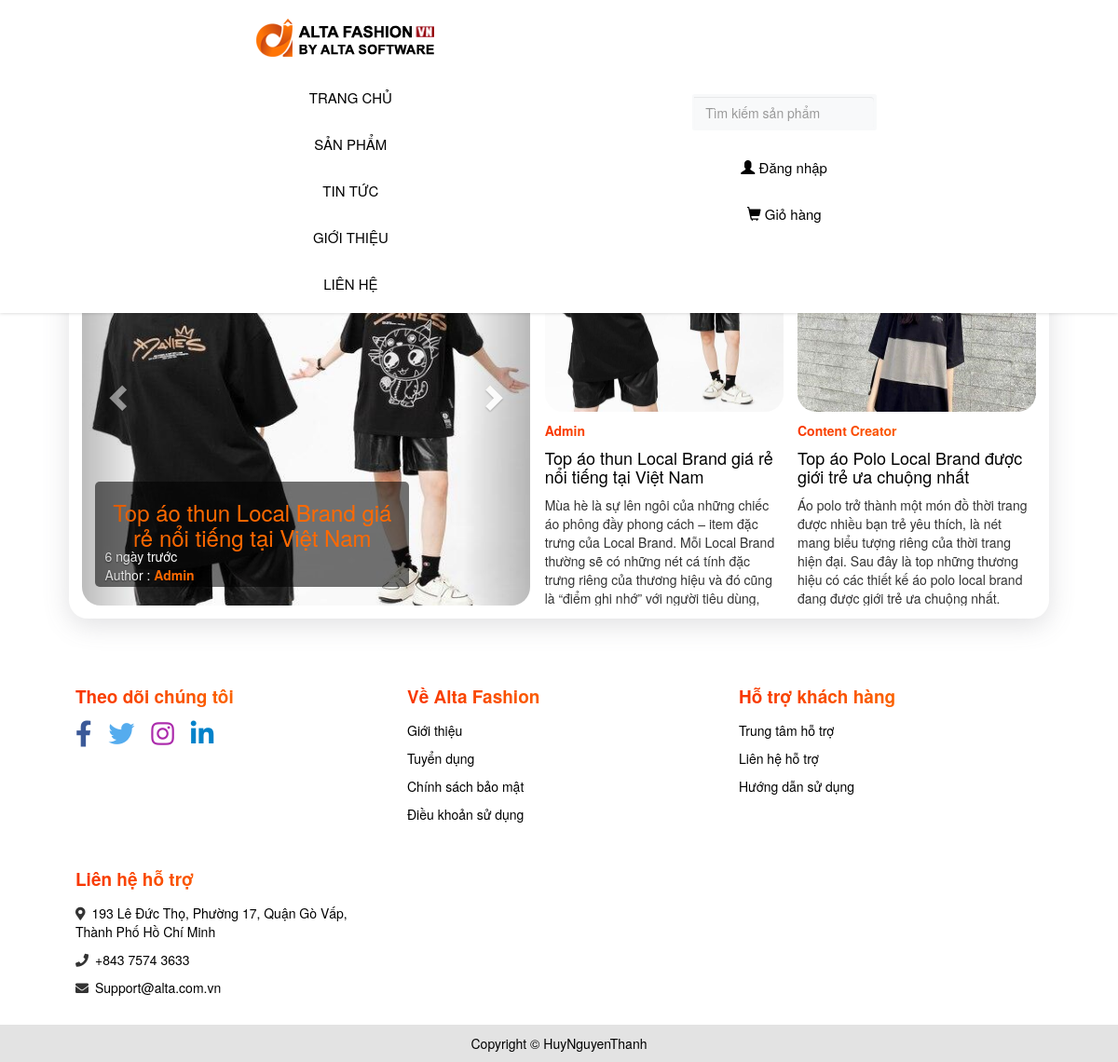
The page /?thamso=bai_viet on the database as committed earlier.
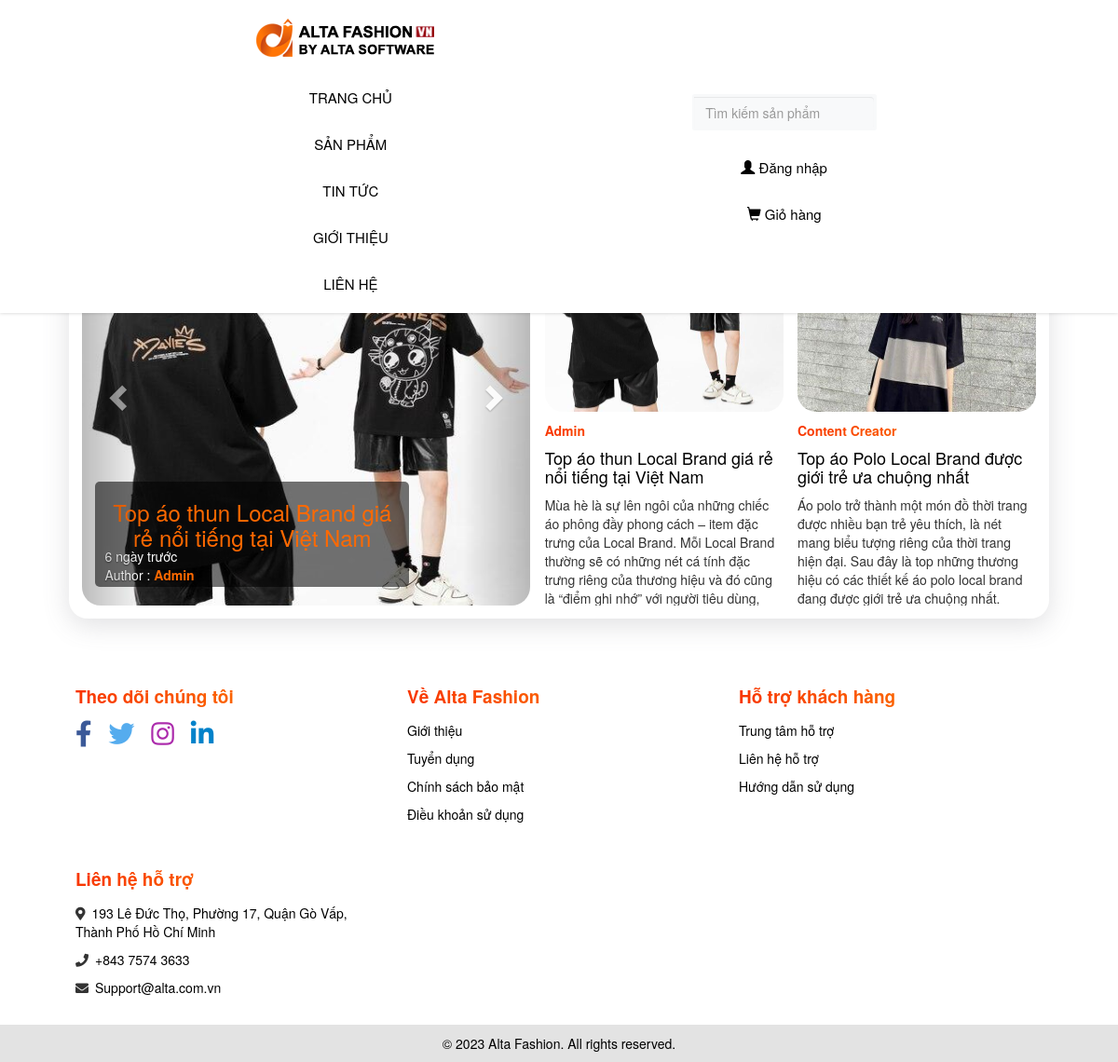
The same page on the database as committed later.
### tables this page shows
CREATE TABLE `menu_ngang` (
  `id` int(11) NOT NULL,
  `ten` varchar(256) NOT NULL,
  `noi_dung` mediumtext NOT NULL,
  `loai_menu` varchar(256) NOT NULL
);

CREATE TABLE `bai_viet` (
  `id` int(11) NOT NULL,
  `tieu_de` longtext NOT NULL,
  `anh` varchar(256) NOT NULL,
  `noi_dung` longtext NOT NULL,
  `tac_gia` varchar(500) NOT NULL,
  `lien_ket` varchar(500) NOT NULL,
  `time` timestamp NOT NULL DEFAULT current_timestamp() ON UPDATE current_timestamp()
);

CREATE TABLE `footer` (
  `id` int(11) NOT NULL,
  `html` mediumtext NOT NULL
);

### chuc_nang/bai_viet/slideshow_bai_viet.php (the view, shortened to what this page needs)
<div id="myCarousel" class="carousel slide" data-ride="carousel">
    <?php
    $tv = "SELECT * FROM bai_viet";
    $tv_1 = mysqli_query($conn, $tv);
?>
  <div class="carousel-inner">
    <?php
    $index = 0;
    while ($tv_2 = mysqli_fetch_array($tv_1)) {
      $active = $index == 0 ? "active" : "";
      $link_menu = "?thamso=xuat_bai_viet&id=".$tv_2['id'];
      echo '<a href="'.$link_menu.'">';
      echo '<div class="item ' . $active . '">';
      echo '<img src="hinh_anh/bai_viet/'.$tv_2['anh'].'" alt="' . $tv_2["tieu_de"] . '" style="width:100%;">';
      echo '<div class="carousel-caption d-none d-md-block">';
      echo '<h3 class="animated">' . $tv_2["tieu_de"] . '</h3>';
      echo '<div class="time_post">';
        include('time_post.php');
      echo '</div>';
        echo '<div class="author_left">';
          echo 'Author : <b><span style="color:rgba(255,105,0,1);">'.$tv_2["tac_gia"].'</span></b>';
        echo '</div>';
      echo '</a>';
      echo '</div>';
  echo '</div>';
      $index++;
    }
    ?>
  <a class="left carousel-control" href="#myCarousel" data-slide="prev">
    <span class="glyphicon glyphicon-chevron-left"></span>
  </a>
  <a class="right carousel-control" href="#myCarousel" data-slide="next">
    <span class="glyphicon glyphicon-chevron-right"></span>
  </a>

### index.php (shortened to what this page needs)
<?php
    include("ket_noi.php");
?>
<html>
	<head>
		<link rel="stylesheet" type="text/css" href="giao_dien/giao_dien.css">
		<link rel="stylesheet" type="text/css" href="css/bootstrap.min.css">
		<link rel="stylesheet" href="https://cdnjs.cloudflare.com/ajax/libs/font-awesome/5.15.4/css/all.min.css" />
		<link rel="stylesheet" href="https://maxcdn.bootstrapcdn.com/bootstrap/3.4.1/css/bootstrap.min.css">
	</head>
	<body>
		<center>
		<div style="width:100%">
				<?php
					include("chuc_nang/menu_ngang/menu_ngang.php");
					?>
			</div>
			<?php
					echo'<div style="width:90%;margin-top:55px">';
					?>
					<?php
						include("chuc_nang/dieu_huong.php");
					?>
				<div style="width:100%">
					<?php
						include("chuc_nang/footer/footer.php");
					?>
			</div>
		</center>
	</body>
</html>

### chuc_nang/menu_ngang/menu_ngang.php (shortened to what this page needs)
<?php
    $tv="select id,ten,loai_menu from menu_ngang order by id";
    $tv_1=mysqli_query($conn,$tv);
    echo '<nav class="navbar navbar-fixed-top">
				<ul class="nav navbar-nav navbar-left">
					<li style="margin-right:1em"><a href="index.php" class="active"><img src="hinh_anh/logo/logo.png" class="logo"></a></li>
					<li><a href="index.php">TRANG CHỦ</a></li>';
					while($tv_2=mysqli_fetch_array($tv_1))
					{
						if($tv_2['loai_menu']==""){$link_menu="?thamso=xuat_mot_tin&id=".$tv_2['id'];}
						if($tv_2['loai_menu']=="tin_tuc"){$link_menu="?thamso=bai_viet";}
						if($tv_2['loai_menu']=="san_pham"){$link_menu="?thamso=xuat_san_pham_2";}
						echo "<li class='nav-item'><a href='$link_menu'>";
							echo $tv_2['ten'];
						echo "</a></li>";
					}
		echo '</ul>';
		echo'<ul class="nav navbar-nav navbar-right">
		<li style="margin-top:9px;">';
		include('chuc_nang/tim_kiem/vung_tim_kiem.php');
		echo '</li>
					<li>';
						if(isset($_SESSION['xac_dinh_dang_nhap']))
							{
								echo '<a href="?thamso=profile"><span class="glyphicon glyphicon-user"></span>';
								echo ' Hi, <span style="background: #fe8c00;
								background: -webkit-linear-gradient(to right, #f83600, #fe8c00);
								background: linear-gradient(to right, #f83600, #fe8c00);
								-webkit-background-clip: text  !important;
								-webkit-text-fill-color: transparent !important;font-weight:bold;">'.ucfirst($_SESSION['ky_danh']).'</span>';
								echo '</a>';
							}
							else
							{
								echo '<a href="?thamso=dang_nhap"><span class="glyphicon glyphicon-user"></span>';
								echo ' Đăng nhập';
								echo '</a>';
							}
					echo '</li>
					<li>';
							if(isset($_SESSION['xac_dinh_dang_nhap']))
							{
								echo '<a href="?thamso=profile&dieu_huong=gio_hang">';
								echo '<span class="glyphicon glyphicon-shopping-cart"></span>';
								echo ' Giỏ hàng</a>';
							}
							else
							{
								echo '<a href="?thamso=gio_hang">';
								echo '<span class="glyphicon glyphicon-shopping-cart"></span>';
								echo ' Giỏ hàng</a>';
							}
					echo '</a></li>
			</ul>
    </nav>';
?>

### chuc_nang/tim_kiem/vung_tim_kiem.php (shortened to what this page needs)
<form>
<div class="p-1 bg-light rounded rounded-pill shadow-sm mb-4">
            <div class="input-group">
              <input type="search"name="tu_khoa" placeholder="Tìm kiếm sản phẩm" aria-describedby="button-addon1" class="form-control border-0 bg-light">
            </div>
</div>
</form>

### chuc_nang/dieu_huong.php (shortened to what this page needs)
<?php
	if(isset($_GET['thamso']))
	{$tham_so=$_GET['thamso'];
		if($tham_so=='profile'||$tham_so=='bai_viet'||$tham_so=='xuat_bai_viet')
		{
			echo '<div style="margin-top:95px;">';
		}
		else
		{
			echo '<div style="margin-top:95px;">';
			echo '<div class="khung">';
		}
	}
	else{$tham_so="";
	}
	switch($tham_so)
	{
		case "bai_viet":
			include("chuc_nang/bai_viet/tat_ca_bai_viet.php");
		break;
	}
?>

### chuc_nang/bai_viet/tat_ca_bai_viet.php (shortened to what this page needs)
<div class="khung">
<h2>BÀI VIẾT SẢN PHẨM</h2>
<br>
<div class="wrapper">
  <?php
        echo '<div class="main-article">';
            include('slideshow_bai_viet.php');
        $tv="select * from bai_viet order by id limit 2";
        $tv_1=mysqli_query($conn, $tv);
        while ($tv_2 = mysqli_fetch_array($tv_1)) {
        $link_menu = "?thamso=xuat_bai_viet&id=".$tv_2['id'];
        $tieu_de=$tv_2['tieu_de'];
        $tac_gia=$tv_2['tac_gia'];
        echo '<div class="article">';
        echo '<div class="author_right">';
        echo $tac_gia;
        echo '</div>';
        echo "<div class='tieu_de'>";
        echo '<a href="'.$link_menu.'">';
        echo "<h4>$tieu_de</h4>";
        echo "</div>";
        echo "</a><div class='noi_dung'>";
        $noi_dung = $tv_2['noi_dung'];
        $noi_dung = mb_substr($noi_dung, 0, 270) . "...";
        echo $noi_dung;
        echo '</div></div>';
    }
  ?>

### chuc_nang/bai_viet/time_post.php (shortened to what this page needs)
<?php
    $timestamp = strtotime($tv_2['time']);
    $current_time = time();
    $time_diff = $current_time - $timestamp;
    if ($time_diff < 60) {
      echo 'Vừa xong';
    } elseif ($time_diff < 3600) {
      $minutes_ago = floor($time_diff / 60);
      echo $minutes_ago . ' phút trước';
    } elseif ($time_diff < 86400) {
      $hours_ago = floor($time_diff / 3600);
      echo $hours_ago . ' giờ trước';
    } else {
      $days_ago = floor($time_diff / 86400);
      echo $days_ago . ' ngày trước';
    }
?>

### chuc_nang/footer/footer.php (shortened to what this page needs)
<div class="footer-container">
  <div class="footer-top">
    <div class="container">
      <div class="row">
      <div class="col-md-4 col-sm-6 col-xs-12 footer-col">
          <div class="footer-col-inner">
            <h3>Theo dõi chúng tôi</h3>
            <ul>
              <li class="social"><a href="#"><i class="fab fa-facebook-f fa-2x" style="color: #3b5998;"></i></a>
              <a href="#">&emsp;<i class="fab fa-twitter fa-2x" style="color: #55acee;"></i></a>
              <a href="#">&emsp;<i class="fab fa-instagram fa-2x" style="color: #ac2bac;"></i></a>
              <a href="#">&emsp;<i class="fab fa-linkedin-in fa-2x" style="color: #0082ca;"></i></a></li>
            </ul>
          </div>
        </div>
        <div class="col-md-4 col-sm-6 col-xs-12 footer-col">
          <div class="footer-col-inner">
            <h3>Về Alta Fashion</h3>
            <ul>
              <li><a href="#">Giới thiệu</a></li>
              <li><a href="#">Tuyển dụng</a></li>
              <li><a href="#">Chính sách bảo mật</a></li>
              <li><a href="#">Điều khoản sử dụng</a></li>
            </ul>
          </div>
        </div>
        <div class="col-md-4 col-sm-6 col-xs-12 footer-col">
          <div class="footer-col-inner">
            <h3>Hỗ trợ khách hàng</h3>
            <ul>
              <li><a href="#">Trung tâm hỗ trợ</a></li>
              <li><a href="#">Liên hệ hỗ trợ</a></li>
              <li><a href="#">Hướng dẫn sử dụng</a></li>
            </ul>
          </div>
        </div>
        <div class="col-md-4 col-sm-6 col-xs-12 footer-col">
          <div class="footer-col-inner">
            <h3>Liên hệ hỗ trợ</h3>
            <ul>
              <li><i class="fas fa-map-marker-alt"></i><a href="#">&ensp;193 Lê Đức Thọ, Phường 17, Quận Gò Vấp, Thành Phố Hồ Chí Minh</a></li>
              <li><i class="fas fa-phone me-3"></i><a href="#">&ensp;+843 7574 3633</a></li>
              <li><i class="fas fa-envelope me-3"></i><a href="#">&ensp;Support@alta.com.vn</a></li>
            </ul>
          </div>
        </div>
      </div>
    </div>
  </div>
  <div class="footer-bottom">
    <div class="container">
      <div class="row">
        <div class="col-md-12">
          <p><?php
              $tv="select * from footer";
              $tv_1=mysqli_query($conn,$tv);
              $tv_2=mysqli_fetch_array($tv_1);
              echo $tv_2['html'];
          ?></p>
        </div>
      </div>
    </div>
  </div>
</div>

### giao_dien/giao_dien.css (style rules this page uses)
.khung { background-color: #fff; margin: 1em; padding: 1em; min-height: calc(100% - 38.4rem);; text-align: center; border-radius: 20px; box-shadow: rgba(100, 100, 111, 0.2) 0px 7px 29px 0px; transition: transform 0.2s; overflow: hidden; }
a { text-decoration: none; }
.navbar { background-color: #fff !important; color: black !important; border: none; box-shadow: 0 0 4px 0 rgba(0, 0, 0, 0.2); }
.navbar a { color: black !important; font-size:15px; }
.navbar-nav.navbar-left { display: flex; align-items: center; justify-content: center; margin: 0; padding: 0; }
.navbar-nav.navbar-right { margin-top: 12px; margin-right:5px; }
.carousel-inner a { text-decoration: none; color:rgba(255,105,0,1); }
.carousel-inner .item img { object-fit: cover; }
.footer-container { padding: 40px 0 0 0; }
.footer-top { margin: 0 auto; }
.footer-col { margin-bottom: 20px; }
.footer-col-inner h3 { background: #fe8c00; background: -webkit-linear-gradient(to right, #f83600, #fe8c00); background: linear-gradient(to right, #f83600, #fe8c00); -webkit-background-clip: text; -webkit-text-fill-color: transparent; font-size: 19px; font-weight: bold; margin-bottom: 15px; text-align: left; }
.footer-col-inner ul { list-style: none; padding: 0; margin: 0; }
.footer-col-inner ul li { margin-bottom: 10px; text-align: left; }
.footer-col-inner ul li a { color: #000; font-size: 14px; text-decoration:none; }
.footer-bottom { background-color: rgba(80, 80, 80, 0.162); color: #000; padding: 10px 0; }
.footer-bottom p { font-size: 14px; margin: 0; text-align: center; }
.carousel-inner { max-height: 500px; border-radius:20px; }
.carousel-control { opacity: 0; }
.carousel-control { border-radius: 20px; }
.carousel-caption { background-color:rgba(0, 0, 0, 0.553); position: absolute; margin-left: -17%; padding: 2%; max-width: 70%; border-radius:5px; transform: translateY(100%); animation: slide-up 1s forwards; }
.carousel-caption h3 { text-shadow: none; color: rgba(255,105,0,1); }
.author_left { position: absolute; bottom: 3%; left: 3%; color: #fff }
.author_right { margin-top: 5px; background: #fe8c00; background: -webkit-linear-gradient(to right, #f83600, #fe8c00); background: linear-gradient(to right, #f83600, #fe8c00); -webkit-background-clip: text !important; -webkit-text-fill-color: transparent !important; font-weight: bold; }
.time_post { position: absolute; bottom: 20%; left: 3%; color: #fff; }
.wrapper { width: 100%; display: flex; flex-wrap: wrap; justify-content: space-between; overflow: hidden; }
.article { width: 25%; height: 100%; max-height:25px; margin-bottom: 20px; text-align: left; }
.article a { font-size: 18px; font-weight: bold; color: #000; text-decoration: none; }
.noi_dung { margin-top: 5px; margin-bottom: 200px; }
.tieu_de { max-height: 50px; }
.tieu_de a { text-decoration: none; font-weight: bold; color: #000; }
.slide { width: 100%; height: 100%; }
.item { width: 100%; height: 100%; }
.item img { width: 100%; height: 100%; }
.main-article { background-color: #fff; border-radius: 20px; display: flex; flex-direction: row; width: 47%; height: 458px; }
.main-article img { width: 100%; border-radius: 20px; min-height: 458px; }
.main-article h3 { margin-top: 0; }

### chuc_nang/footer/footer.php (style rules this page uses)
.footer-col { width: 25%; }
.container { width:89% }

Rows that differ between the two databases and show on the page:
changed footer: html "Copyright © HuyNguyenThanh" → "© 2023 Alta Fashion. All rights reserved."
